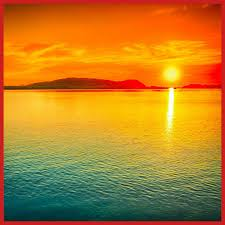
%> input picture Images/image1.jpg, 225 x 225 px
$ octave Main.m   (GNU Octave 9; MATLAB toolbox functions it lacks are replaced by stand-ins)
%> lines starting %> are read from the running program, lines starting %| are printed output that depends on the picture

%Arda Efe 轊N 201611053

% Clear workspace
clear all
close all

 %Reading the images and showing the originals
Image1 = imread('./image1.jpg');
%> Image1 is the input picture: size 225x225x3 uint8; mean R, G, B 187.5, 126, 37.1
Image2 = imread('./image2.jpg');
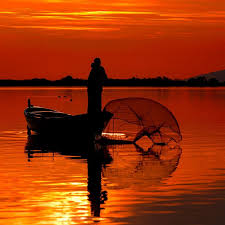
%> input picture Images/image2.jpg, 225 x 225 px
%> Image2 is the input picture: size 225x225x3 uint8; mean R, G, B 152.5, 49.6, 7.6
Image3 = imread('./image3.jpg');
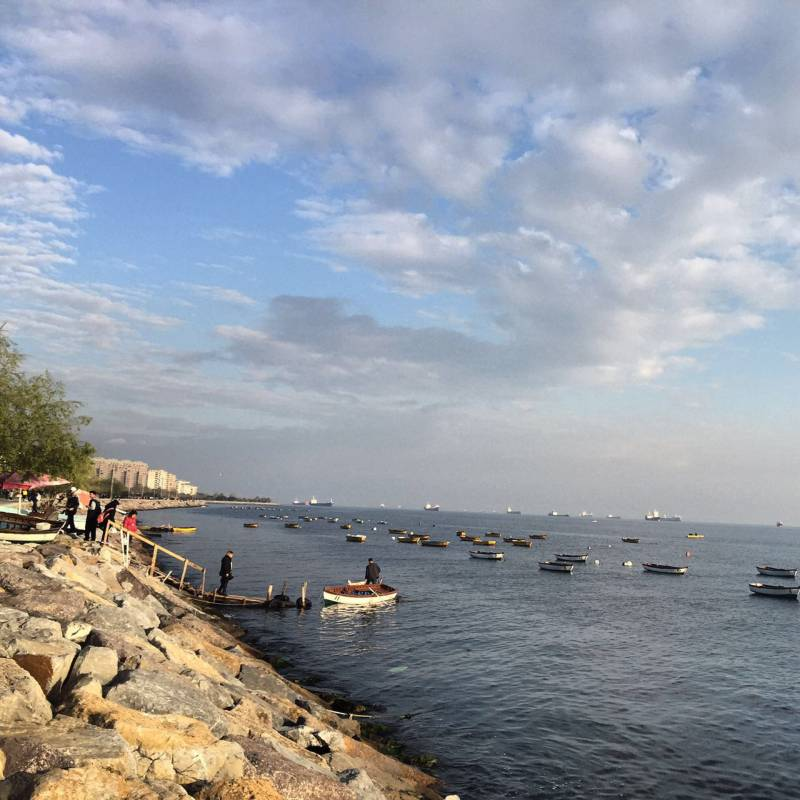
%> input picture Images/image3.jpg, 800 x 800 px
%> Image3 is the input picture: size 800x800x3 uint8; mean R, G, B 148.3, 154, 163.4
Image4 = imread('./image4.jpg');
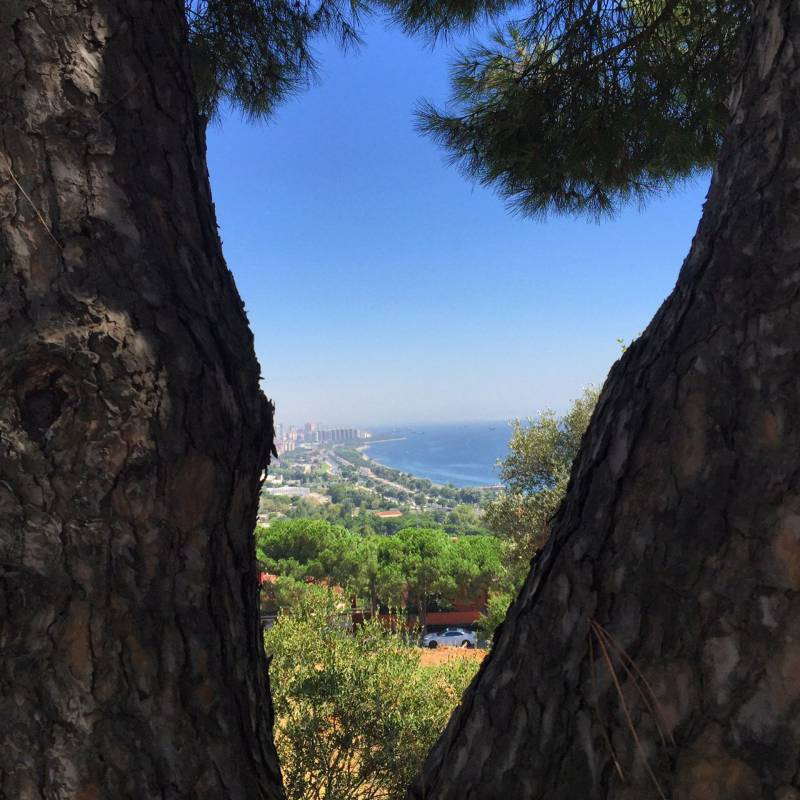
%> input picture Images/image4.jpg, 800 x 800 px
%> Image4 is the input picture: size 800x800x3 uint8; mean R, G, B 64.9, 74.1, 84.3
subplot(2,4,1); imshow(Image1); title('Image1');
subplot(2,4,4); imshow(Image2); title('Image2');
subplot(2,4,5); imshow(Image3); title('Image3');
subplot(2,4,8); imshow(Image4); title('Image4');
figure;

%Inverting to grayscale
Imgray1 = rgb2gray(Image1);
Imgray2 = rgb2gray(Image2);
Imgray3 = rgb2gray(Image3);
Imgray4 = rgb2gray(Image4);

subplot(2,4,1); imshow(Imgray1); title('Image1');
subplot(2,4,4); imshow(Imgray2); title('Image2');
subplot(2,4,5); imshow(Imgray3); title('Image3');
subplot(2,4,8); imshow(Imgray4); title('Image4');

figure;


% Croping images for certain places
Icrop1 = imcrop(Imgray1,[50 50 250 250]);
Crophist1 = imhist(Icrop1);
%> Crophist1 = 256 values, max 557 at index 83, min 0 at index 1, mean 121
Icrop2 = imcrop(Imgray2,[50 50 250 250]);
Crophist2 = imhist(Icrop2);
%> Crophist2 = 256 values, max 1916 at index 1, min 0 at index 255, mean 121
Icrop3 = imcrop(Imgray3,[50 50 250 250]);
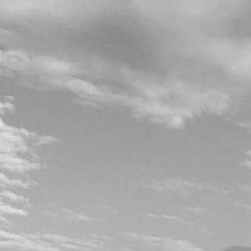
%> Icrop3: size 251x251 uint8; min 134, max 229, mean 169.6
Crophist3 = imhist(Icrop3);
%> Crophist3 = 256 values, max 2250 at index 173, min 0 at index 1, mean 246.1
Icrop4 = imcrop(Imgray4,[50 50 250 250]);
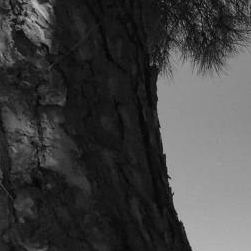
%> Icrop4: size 251x251 uint8; min 1, max 194, mean 65
Crophist4 = imhist(Icrop4);
%> Crophist4 = 256 values, max 2249 at index 26, min 0 at index 1, mean 246.1

subplot(2,4,1); imshow(Icrop1); title('Cropped Image 1');
subplot(2,4,3); imhist(Icrop1); title('Hist 1');
subplot(2,4,2); imshow(Icrop2); title('Cropped Image 2');
subplot(2,4,4); imhist(Icrop2); title('Hist 2');
subplot(2,4,5); imshow(Icrop3); title('Cropped Image 3');
subplot(2,4,7); imhist(Icrop3); title('Hist 3');
subplot(2,4,6); imshow(Icrop4); title('Cropped Image 4');
subplot(2,4,8); imhist(Icrop4); title('Hist 4');


figure;

%Resizing the images
ICrop1 = imresize(Icrop1,[200 200]);
ICrop2 = imresize(Icrop2,[200,200]);
ICrop3 = imresize(Icrop3,[200,200]);
ICrop4 = imresize(Icrop4,[200,200]);

%Combining Cropped Images
CombineImg = zeros(400,400,1);
CombineImg(1:200,1:200,:)=ICrop1;
CombineImg(1:200,201:400,:)=ICrop2;
CombineImg(201:400,1:200,:)=ICrop3;
CombineImg(201:400,201:400,:)=ICrop4;
imshow(uint8(CombineImg));
title('Before Matching');
figure;

%Histgoram Matching
Ref = ICrop4;

Match1= imhistmatch(ICrop1,Ref);
Match2= imhistmatch(ICrop2,Ref);
Match3= imhistmatch(ICrop3,Ref);


MatchImg = zeros(400,400,1);
MatchImg(1:200,1:200,:)=Match1;
hist1 = imhist(Match1);
%> hist1 = 256 values, max 4906 at index 21, min 0 at index 2, mean 156.2
MatchImg(1:200,201:400,:)=Match2;
hist2 = imhist(Match2);
%> hist2 = 256 values, max 5316 at index 17, min 0 at index 1, mean 156.2
MatchImg(201:400,1:200,:)=Match3;
hist3 = imhist(Match3);
%> hist3 = 256 values, max 5544 at index 25, min 0 at index 2, mean 156.2
MatchImg(201:400,201:400,:)=ICrop4;
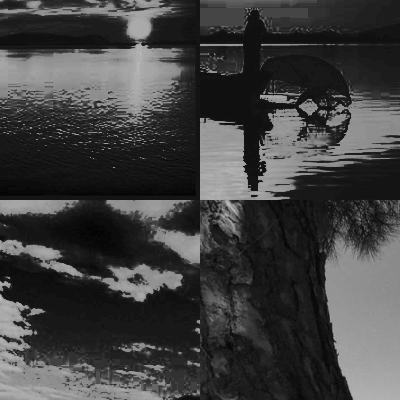
%> MatchImg: size 400x400 double; min 0, max 194, mean 64.5
hist4 = imhist(Ref);
%> hist4 = 256 values, max 1452 at index 26, min 0 at index 1, mean 156.2
imshow(uint8(MatchImg));
title('After Matching');
figure;

subplot(2,4,1); imshow(Match1); title('Image 1');
subplot(2,4,3); imhist(Match1); title('Hist 1');
subplot(2,4,2); imshow(Match2); title('Image 2');
subplot(2,4,4); imhist(Match2); title('Hist 2');
subplot(2,4,5); imshow(Match3); title('Image 3');
subplot(2,4,7); imhist(Match3); title('Hist 3');
subplot(2,4,6); imshow(Ref); title('Ref Image');
subplot(2,4,8); imhist(Ref); title('Ref Hist');
%> after `title('Ref Hist')`:
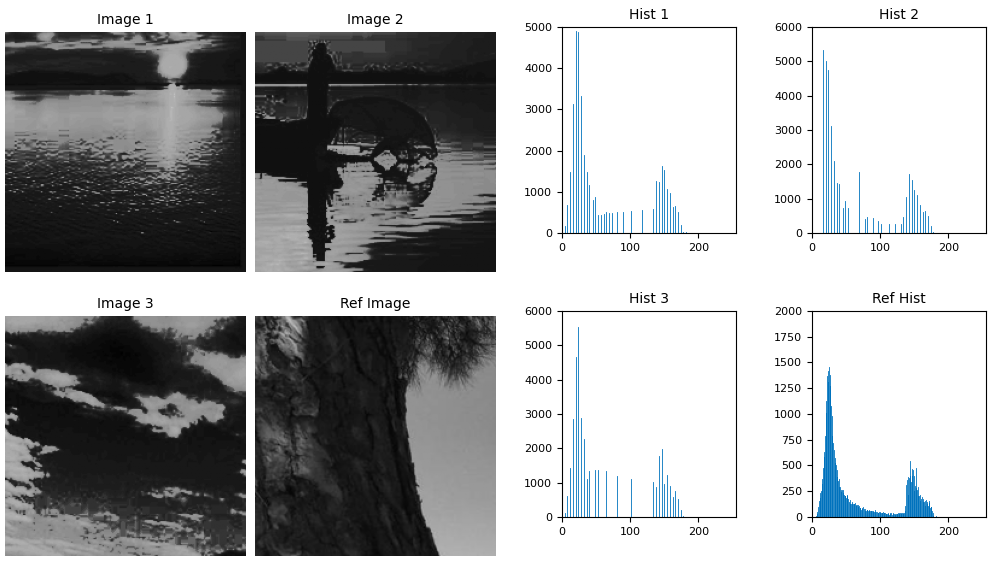
%> figure redrawn from the program's plot data, 8 panels
